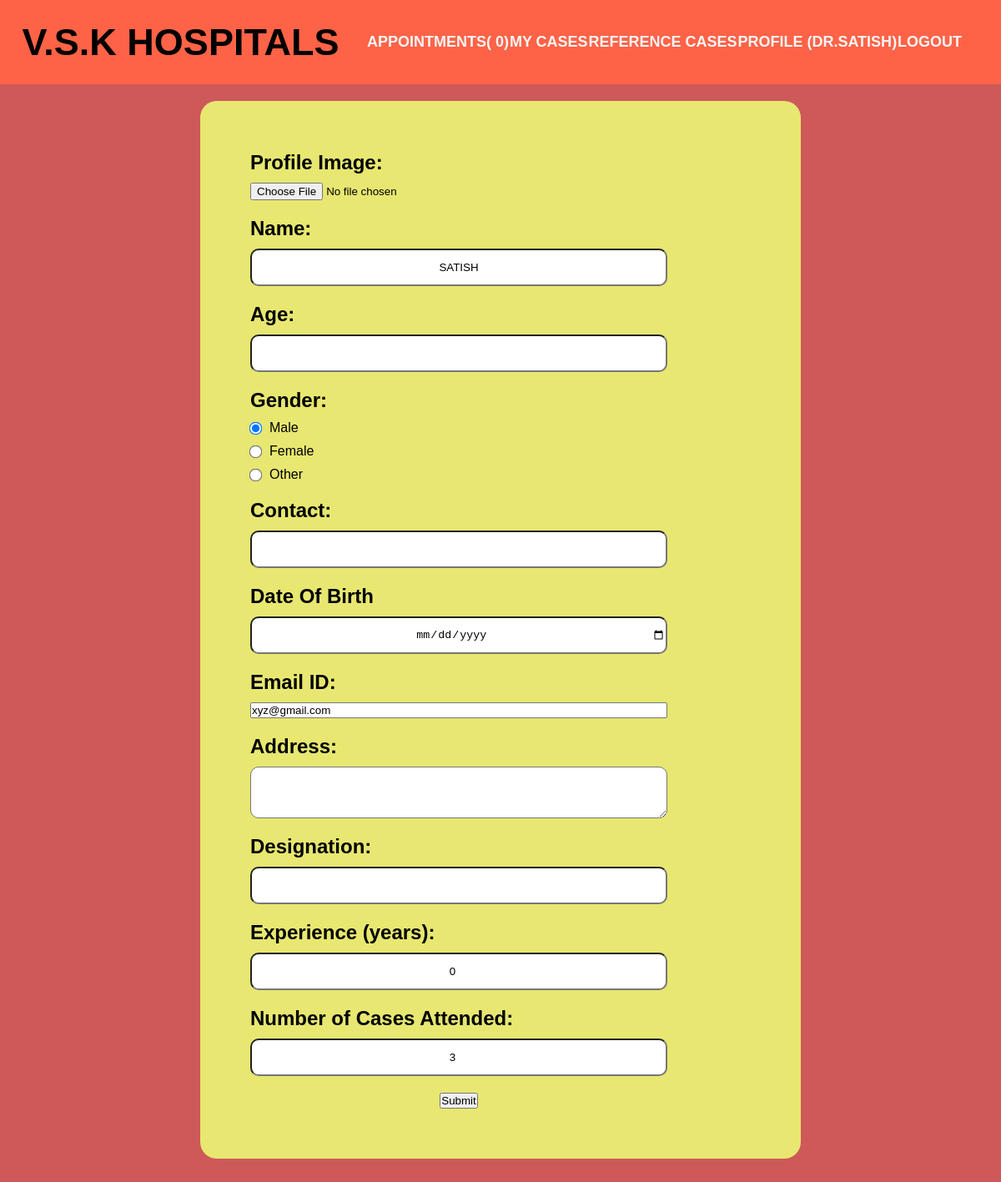
Page /app1/AddDetials/10 (signed in) on the committed database.
### app1/models.py (models this page shows)
class Profile(models.Model):
    image = models.ImageField(default='default.png', upload_to='uploads', null=True, blank=True)
    docter_id = models.CharField(max_length=100,null=True, blank=True)
    name = models.CharField(max_length=100)
    age = models.IntegerField(null=True, blank=True)
    gender = models.CharField(
        max_length=10,
        choices=[('Male', 'Male'), ('Female', 'Female'), ('Other', 'Other')],
        null=True,
        blank=True
    )
    DateOfBirth = models.DateField(default=datetime.date.today, null=True, blank=True)
    contact = models.IntegerField(null=True, blank=True)
    email = models.EmailField(null=True, blank=True)
    address = models.TextField(max_length=200, null=True, blank=True)
    Designation = models.TextField(max_length=200, null=True, blank=True)
    experience = models.IntegerField(default=0, null=True, blank=True)
    NoOfCasesattended = models.IntegerField(null=True, blank=True)

### app1/views.py (the view, shortened to what this page needs)
# urls.py: path('AddDetials/<int:id>',views.AddDetials,name='adddetials'),
@login_required(login_url='loginn')
def AddDetials(request, id):
    s = Profile.objects.get(id=id)
    return render(request, 'addDetials.html', {'data': s})

### app1/templates/addDetials.html (shortened to what this page needs)
{% extends 'main.html' %}
{% block code %}
<div class="bgclraddcases">
    <div class="formforadd">
        <form action="" method="POST" enctype="multipart/form-data">
            <div class="formcontainer">
                <div class="label">
                    <h2>Profile Image:</h2>
                    <input type="file" id="image" name="image">
                </div>
                <div class="label">
                    <h2>Name:</h2>
                    <input type="text" id="name" name="name" value="{{ data.name }}" readonly>
                </div>
                <div class="label">
                    <h2>Age:</h2>
                    <input type="number" id="age" name="age" required>
                </div>
                <div class="label">
                    <h2>Gender:</h2>
                    <label><input type="radio" name="gender" value="Male" {% if data.gender == "Male" %}checked{% endif %}> Male</label>
                    <label><input type="radio" name="gender" value="Female" {% if data.gender == "Female" %}checked{% endif %}> Female</label>
                    <label><input type="radio" name="gender" value="Other" {% if data.gender == "Other" %}checked{% endif %}> Other</label>
                </div>
                <div class="label">
                    <h2>Contact:</h2>
                    <input type="text" id="contact" name="contact" required>
                </div>
                <div class="label">
                    <h2>Date Of Birth</h2>
                    <input type="date"  name="DateOfBirth" required>
                </div>
                <div class="label">
                    <h2>Email ID:</h2>
                    <input type="email" name="email" value="{{data.email}}">
                </div>
                <div class="label">
                    <h2>Address:</h2>
                    <textarea id="address" name="address" rows="4" cols="50"></textarea>
                </div>
                <div class="label">
                    <h2>Designation:</h2>
                    <input type="text" name="Designation">
                </div>
                <div class="label">
                    <h2>Experience (years):</h2>
                    <input type="number" id="experience" name="experience" value="0">
                </div>
                <div class="label">
                    <h2>Number of Cases Attended:</h2>
                    <input type="number" id="NoOfCasesattended" name="NoOfCasesattended" value="{{ data.NoOfCasesattended }}" readonly>
                </div>
                <center class="submitforadd">
                    <button type="submit">Submit</button>
                </center>
            </div>
        </form>
    </div>
</div>
{% endblock code %}

### templates/nav.html
<nav>
    <div class="title">
        <h1>V.S.K HOSPITALS</h1>
    </div>
    <div class="links">
        {% if request.user.is_authenticated %}
            <a href="{% url 'addcases'%}">APPOINTMENTS( {{request.user.last_name}})</a>
            <a href="{% url 'mycases'%}">MY CASES</a>
            <a href="{% url 'referencecases'%}">REFERENCE CASES</a>
            <a href="{% url 'profile'%}">PROFILE (DR.{{request.user}})</a>
            <a href="{%url 'logoutt'%}">LOGOUT</a>
        {% else %}
        <a href="{%url 'loginn' %}">LOGIN</a>
        <a href="{%url 'register' %}">REGISTER</a>
        <a href="{%url 'about' %}">ABOUT</a>
        {% endif %}
</div>
</nav>

### static/style.css (style rules this page uses)
* { margin: 0; padding: 0; box-sizing: border-box; }
body { font-family: Arial, sans-serif; background-color: #f5f5f5; }
nav { background-color: tomato; width: 100%; height: fit-content; padding: 20px; display: flex; justify-content: space-around; align-items: center; }
.title { font-size: 30px; }
.bgclraddcases { width: 100%; position: absolute; background-color: rgb(206, 89, 89); }
.formforadd { margin: auto; margin-top: 20px; width: 60%; height: fit-content; padding: 30px; display: flex; flex-direction: column; justify-content: start; align-items: flex-start; border-radius: 20px; background-color: rgb(231, 231, 113); margin-bottom: 40px; }
.formcontainer { position: relative; height: fit-content; padding: 30px; display: flex; flex-direction: column; justify-content: start; align-items: start; row-gap: 20px; }
.label { position: relative; width: 100%; display: flex; flex-direction: column; row-gap: 10px; }
.label input[type="text"], .label input[type="number"], .label input[type="date"], .label textarea { position: relative; height: 45px; width: 500px; border-radius: 10px; text-align: center; }
.label textarea { height: auto; }
.label input[type="radio"] { margin-right: 10px; transform: scale(1.2); }
.label label { display: flex; align-items: center; }
.submitforadd { margin: auto; width: 150px; }
a { text-decoration: none; }
body { font-family: Arial, sans-serif; background-color: #f4f4f9; margin: 0; padding: 0; }

### rows in the picture
Profile: name "SATISH", gender "☑ Male", gender "☐ Female", gender "☐ Other", email "xyz@gmail.com", NoOfCasesattended "3"

### other values in the picture
{{ request.user.last_name }} "0"
{{ request.user }} "SATISH"
